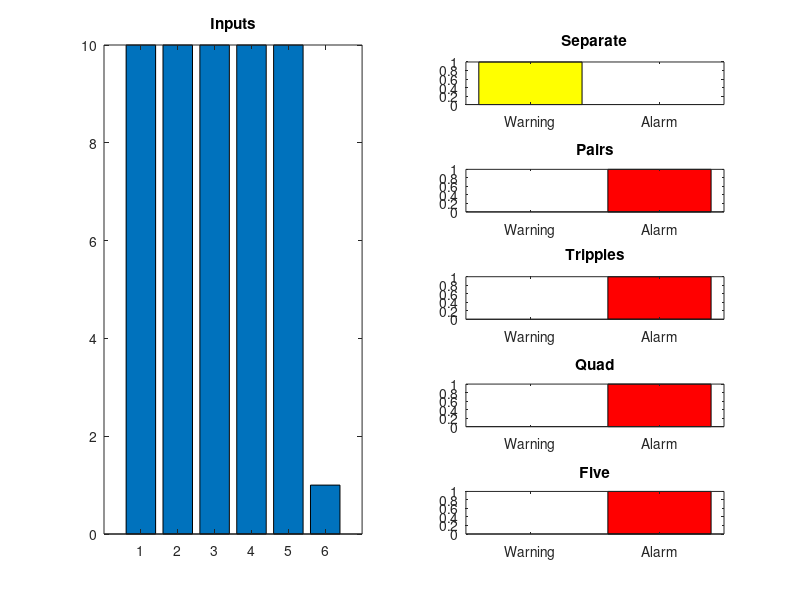

This figure's MATLAB source:
% File: NN_Matrices.m
% Description: Matlab code of Neural Networks Results for Control System of five ultrasonic sensors
% Environment: Matlab
%
% MIT License
% Copyright (c) 2017 Valentyn N Sichkar
% github.com/sichkar-valentyn
%
% Reference to:
% Valentyn N Sichkar. Matlab implementation of Neural Networks Results for Control System of five Ultrasonic sensors // GitHub platform. DOI: 10.5281/zenodo.1317897

close all;

%Creating an Input vector
Inputs = [10 10 10 10 10 1]; 

% -------------- Separate ----------------

%Creating a matrix of weights for the Layer #1
Weights_First_Layer_Separate = [0.11 -0.05 0 0 0 0 0 0 0 0 0.5 -0.11 0 0 0 0 0 0 0 0
    0 0 0.11 -0.05 0 0 0 0 0 0 0 0 0.5 -0.11 0 0 0 0 0 0
    0 0 0 0 0.11 -0.05 0 0 0 0 0 0 0 0 0.5 -0.11 0 0 0 0
    0 0 0 0 0 0 0.11 -0.05 0 0 0 0 0 0 0 0 0.5 -0.11 0 0
    0 0 0 0 0 0 0 0 0.11 -0.05 0 0 0 0 0 0 0 0 0.5 -0.11
    -1 1.05 -1 1.05 -1 1.05 -1 1.05 -1 1.05 -1 1.05 -1 1.05 -1 1.05 -1 1.05 -1 1.05];

%Getting the outputs of the Layer #1
A_Separate = Inputs * Weights_First_Layer_Separate;

%Adding to the outputs of the Layer #1 the second bias
B_Separate = [A_Separate 1];

%Activating the neurons in the Layer #1
for i = 1:1:21
    if B_Separate(i)<0; B_Separate(i)=0;
    end
    if B_Separate(i)>0; B_Separate(i)=1;
    end
end

%Creating a matrix of weights for the inputs of the Hidden Layer
Weights_Hidden_Layer_Separate = [1 0 0 0 0 0 0 0 0 0
    1 0 0 0 0 0 0 0 0 0
    0 1 0 0 0 0 0 0 0 0
    0 1 0 0 0 0 0 0 0 0
    0 0 1 0 0 0 0 0 0 0
    0 0 1 0 0 0 0 0 0 0
    0 0 0 1 0 0 0 0 0 0
    0 0 0 1 0 0 0 0 0 0
    0 0 0 0 1 0 0 0 0 0
    0 0 0 0 1 0 0 0 0 0
    0 0 0 0 0 1 0 0 0 0
    0 0 0 0 0 1 0 0 0 0
    0 0 0 0 0 0 1 0 0 0
    0 0 0 0 0 0 1 0 0 0
    0 0 0 0 0 0 0 1 0 0
    0 0 0 0 0 0 0 1 0 0
    0 0 0 0 0 0 0 0 1 0
    0 0 0 0 0 0 0 0 1 0
    0 0 0 0 0 0 0 0 0 1
    0 0 0 0 0 0 0 0 0 1
    -1.5 -1.5 -1.5 -1.5 -1.5 -1.5 -1.5 -1.5 -1.5 -1.5];

%Getting the outputs of the Hidden Layer
D_Separate = B_Separate * Weights_Hidden_Layer_Separate;

%Adding to the outputs of the Hidden Layer the third bias
H_Separate = [D_Separate 1];

%Activating the neurons in the Hidden Layer
for i = 1:1:11
    if H_Separate(i)<0; H_Separate(i)=0;
    end
    if H_Separate(i)>0; H_Separate(i)=1;
    end
end

%Creating a matrix of weights for the Output Layer
Weights_Output_Layer_Separate = [1 0
    1 0
    1 0
    1 0
    1 0
    0 1
    0 1
    0 1
    0 1
    0 1
    -0.5 -0.5];

%Getting the outputs of the Hidden Layer
Result_Separate = H_Separate * Weights_Output_Layer_Separate;

%Activating the neurons in the Output Layer
Final_Result_Separate = Result_Separate;
for i = 1:1:2
    if Result_Separate(i)<0; Final_Result_Separate(i)=0;
    end
    if Result_Separate(i)>0; Final_Result_Separate(i)=1;
    end
end

% -------------- Pairs ----------------

%Creating a matrix of weights for the Layer #1
Weights_First_Layer_1_Pairs = [0.0476 -0.0285 0 0 0 0 0 0 0 0 0 0 0 0 0 0 0.1 -0.0666 0 0 0 0 0 0 0 0 0 0 0 0 0 0
    0 0 0.0476 -0.0285 0.0476 -0.0285 0 0 0 0 0 0 0 0 0 0 0 0 0.1 -0.0666 0.1 -0.0666 0 0 0 0 0 0 0 0 0 0
    0 0 0 0 0 0 0.0476 -0.0285 0.0476 -0.0285 0 0 0 0 0 0 0 0 0 0 0 0 0.1 -0.0666 0.1 -0.0666 0 0 0 0 0 0
    0 0 0 0 0 0 0 0 0 0 0.0476 -0.0285 0.0476 -0.0285 0 0 0 0 0 0 0 0 0 0 0 0 0.1 -0.0666 0.1 -0.0666 0 0
    0 0 0 0 0 0 0 0 0 0 0 0 0 0 0.0476 -0.0285 0 0 0 0 0 0 0 0 0 0 0 0 0 0 0.1 -0.0666
    -0.96 1.02 -0.96 1.02 -0.96 1.02 -0.96 1.02 -0.96 1.02 -0.96 1.02 -0.96 1.02 -0.96 1.02 -0.91 1.06 -0.91 1.06 -0.91 1.06 -0.91 1.06 -0.91 1.06 -0.91 1.06 -0.91 1.06 -0.91 1.06];

%Getting the outputs of the Layer #1
A_Pairs = Inputs * Weights_First_Layer_1_Pairs;

%Adding to the outputs of the Layer #1 the second bias
B_Pairs = [A_Pairs 1];

%Activating the neurons in the Layer #1
for i = 1:1:33
    if B_Pairs(i)<0; B_Pairs(i)=0;
    end
    if B_Pairs(i)>0; B_Pairs(i)=1;
    end
end

%Creating a matrix of weights for the inputs of the Hidden Layer #1
Weights_Hidden_Layer_Pairs = [1 0 0 0 0 0 0 0 0 0 0 0 0 0 0 0
    1 0 0 0 0 0 0 0 0 0 0 0 0 0 0 0
    0 1 0 0 0 0 0 0 0 0 0 0 0 0 0 0
    0 1 0 0 0 0 0 0 0 0 0 0 0 0 0 0
    0 0 1 0 0 0 0 0 0 0 0 0 0 0 0 0
    0 0 1 0 0 0 0 0 0 0 0 0 0 0 0 0
    0 0 0 1 0 0 0 0 0 0 0 0 0 0 0 0
    0 0 0 1 0 0 0 0 0 0 0 0 0 0 0 0
    0 0 0 0 1 0 0 0 0 0 0 0 0 0 0 0
    0 0 0 0 1 0 0 0 0 0 0 0 0 0 0 0
    0 0 0 0 0 1 0 0 0 0 0 0 0 0 0 0
    0 0 0 0 0 1 0 0 0 0 0 0 0 0 0 0
    0 0 0 0 0 0 1 0 0 0 0 0 0 0 0 0
    0 0 0 0 0 0 1 0 0 0 0 0 0 0 0 0
    0 0 0 0 0 0 0 1 0 0 0 0 0 0 0 0
    0 0 0 0 0 0 0 1 0 0 0 0 0 0 0 0
    0 0 0 0 0 0 0 0 1 0 0 0 0 0 0 0
    0 0 0 0 0 0 0 0 1 0 0 0 0 0 0 0
    0 0 0 0 0 0 0 0 0 1 0 0 0 0 0 0
    0 0 0 0 0 0 0 0 0 1 0 0 0 0 0 0
    0 0 0 0 0 0 0 0 0 0 1 0 0 0 0 0
    0 0 0 0 0 0 0 0 0 0 1 0 0 0 0 0
    0 0 0 0 0 0 0 0 0 0 0 1 0 0 0 0
    0 0 0 0 0 0 0 0 0 0 0 1 0 0 0 0
    0 0 0 0 0 0 0 0 0 0 0 0 1 0 0 0
    0 0 0 0 0 0 0 0 0 0 0 0 1 0 0 0
    0 0 0 0 0 0 0 0 0 0 0 0 0 1 0 0
    0 0 0 0 0 0 0 0 0 0 0 0 0 1 0 0
    0 0 0 0 0 0 0 0 0 0 0 0 0 0 1 0
    0 0 0 0 0 0 0 0 0 0 0 0 0 0 1 0
    0 0 0 0 0 0 0 0 0 0 0 0 0 0 0 1
    0 0 0 0 0 0 0 0 0 0 0 0 0 0 0 1
    -1.5 -1.5 -1.5 -1.5 -1.5 -1.5 -1.5 -1.5 -1.5 -1.5 -1.5 -1.5 -1.5 -1.5 -1.5 -1.5];

%Getting the outputs of the Hidden Layer #1
D_Pairs = B_Pairs * Weights_Hidden_Layer_Pairs;

%Adding to the outputs of the Hidden Layer #1 the third bias
H_Pairs = [D_Pairs 1];

%Activating the neurons in the Hidden Layer #1
for i = 1:1:17
    if H_Pairs(i)<0; H_Pairs(i)=0;
    end
    if H_Pairs(i)>0; H_Pairs(i)=1;
    end
end

%Creating a matrix of weights for the inputs of the Hidden Layer #2
Weights_Hidden_Layer_2_Pairs = [1 0 0 0 0 0 0 0
    1 0 0 0 0 0 0 0
    0 1 0 0 0 0 0 0
    0 1 0 0 0 0 0 0
    0 0 1 0 0 0 0 0
    0 0 1 0 0 0 0 0
    0 0 0 1 0 0 0 0
    0 0 0 1 0 0 0 0
    0 0 0 0 1 0 0 0
    0 0 0 0 1 0 0 0
    0 0 0 0 0 1 0 0
    0 0 0 0 0 1 0 0
    0 0 0 0 0 0 1 0
    0 0 0 0 0 0 1 0
    0 0 0 0 0 0 0 1
    0 0 0 0 0 0 0 1
    -1.5 -1.5 -1.5 -1.5 -1.5 -1.5 -1.5 -1.5];

%Getting the outputs of the Hidden Layer #2
S_Pairs = H_Pairs * Weights_Hidden_Layer_2_Pairs;

%Adding to the outputs of the Hidden Layer #2 the fourth bias
P_Pairs = [S_Pairs 1];

%Activating the neurons in the Hidden Layer #2
for i = 1:1:9
    if P_Pairs(i)<0; P_Pairs(i)=0;
    end
    if P_Pairs(i)>0; P_Pairs(i)=1;
    end
end

%Creating a matrix of weights for the Output Layer
Weights_Output_Layer_Pairs = [1 0
    1 0
    1 0
    1 0
    0 1
    0 1
    0 1
    0 1
    -0.5 -0.5];

%Getting the inputs of the Output Layer
Result_Pairs = P_Pairs * Weights_Output_Layer_Pairs;

%Activating the neurons in the Output Layer
Final_Result_Pairs = Result_Pairs;
for i = 1:1:2
    if Result_Pairs(i)<0; Final_Result_Pairs(i)=0;
    end
    if Result_Pairs(i)>0; Final_Result_Pairs(i)=1;
    end
end

% -------------- Tripples ----------------

%Creating a matrix of weights for the Layer #1
Weights_First_Layer_1_Tripples = [0.0476 -0.0285 0 0 0 0 0 0 0 0 0 0 0.1 -0.0666 0 0 0 0 0 0 0 0 0 0
    0 0 0.0476 -0.0285 0 0 0 0 0 0 0 0 0 0 0.1 -0.0666 0 0 0 0 0 0 0 0
    0 0 0 0 0.0476 -0.0285 0.0476 -0.0285 0 0 0 0 0 0 0 0 0.1 -0.0666 0.1 -0.0666 0 0 0 0
    0 0 0 0 0 0 0 0 0.0476 -0.0285 0 0 0 0 0 0 0 0 0 0 0.1 -0.0666 0 0
    0 0 0 0 0 0 0 0 0 0 0.0476 -0.0285 0 0 0 0 0 0 0 0 0 0 0.1 -0.0666
    -0.96 1.02 -0.96 1.02 -0.96 1.02 -0.96 1.02 -0.96 1.02 -0.96 1.02 -0.91 1.06 -0.91 1.06 -0.91 1.06 -0.91 1.06 -0.91 1.06 -0.91 1.06];

%Getting the outputs of the Layer #1
A_Tripples = Inputs * Weights_First_Layer_1_Tripples;

%Adding to the outputs of the Layer #1 the second bias
B_Tripples = [A_Tripples 1];

%Activating the neurons in the Layer #1
for i = 1:1:25
    if B_Tripples(i)<0; B_Tripples(i)=0;
    end
    if B_Tripples(i)>0; B_Tripples(i)=1;
    end
end

%Creating a matrix of weights for the inputs of the Hidden Layer #1
Weights_Hidden_Layer_Tripples = [1 0 0 0 0 0 0 0 0 0 0 0
    1 0 0 0 0 0 0 0 0 0 0 0
    0 1 0 0 0 0 0 0 0 0 0 0
    0 1 0 0 0 0 0 0 0 0 0 0
    0 0 1 0 0 0 0 0 0 0 0 0
    0 0 1 0 0 0 0 0 0 0 0 0
    0 0 0 1 0 0 0 0 0 0 0 0
    0 0 0 1 0 0 0 0 0 0 0 0
    0 0 0 0 1 0 0 0 0 0 0 0
    0 0 0 0 1 0 0 0 0 0 0 0 
    0 0 0 0 0 1 0 0 0 0 0 0
    0 0 0 0 0 1 0 0 0 0 0 0
    0 0 0 0 0 0 1 0 0 0 0 0
    0 0 0 0 0 0 1 0 0 0 0 0
    0 0 0 0 0 0 0 1 0 0 0 0
    0 0 0 0 0 0 0 1 0 0 0 0
    0 0 0 0 0 0 0 0 1 0 0 0
    0 0 0 0 0 0 0 0 1 0 0 0
    0 0 0 0 0 0 0 0 0 1 0 0
    0 0 0 0 0 0 0 0 0 1 0 0
    0 0 0 0 0 0 0 0 0 0 1 0
    0 0 0 0 0 0 0 0 0 0 1 0
    0 0 0 0 0 0 0 0 0 0 0 1
    0 0 0 0 0 0 0 0 0 0 0 1
    -1.5 -1.5 -1.5 -1.5 -1.5 -1.5 -1.5 -1.5 -1.5 -1.5 -1.5 -1.5];

%Getting the outputs of the Hidden Layer #1
D_Tripples = B_Tripples * Weights_Hidden_Layer_Tripples;

%Adding to the outputs of the Hidden Layer #1 the third bias
H_Tripples = [D_Tripples 1];

%Activating the neurons in the Hidden Layer #1
for i = 1:1:13
    if H_Tripples(i)<0; H_Tripples(i)=0;
    end
    if H_Tripples(i)>0; H_Tripples(i)=1;
    end
end

%Creating a matrix of weights for the inputs of the Hidden Layer #2
Weights_Hidden_Layer_2_Tripples = [1 0 0 0
    1 0 0 0
    1 0 0 0
    0 1 0 0
    0 1 0 0
    0 1 0 0
    0 0 1 0
    0 0 1 0
    0 0 1 0
    0 0 0 1
    0 0 0 1
    0 0 0 1
    -2.5 -2.5 -2.5 -2.5];

%Getting the outputs of the Hidden Layer #2
S_Tripples = H_Tripples * Weights_Hidden_Layer_2_Tripples;

%Adding to the outputs of the Hidden Layer #2 the fourth bias
P_Tripples = [S_Tripples 1];

%Activating the neurons in the Hidden Layer #2
for i = 1:1:5
    if P_Tripples(i)<0; P_Tripples(i)=0;
    end
    if P_Tripples(i)>0; P_Tripples(i)=1;
    end
end

%Creating a matrix of weights for the Output Layer
Weights_Output_Layer_Tripples = [1 0
    1 0
    0 1
    0 1
    -0.5 -0.5];

%Getting the inputs of the Output Layer
Result_Tripples = P_Tripples * Weights_Output_Layer_Tripples;

%Activating the neurons in the Output Layer
Final_Result_Tripples = Result_Tripples;
for i = 1:1:2
    if Result_Tripples(i)<0; Final_Result_Tripples(i)=0;
    end
    if Result_Tripples(i)>0; Final_Result_Tripples(i)=1;
    end
end

% -------------- Quad ----------------

%Creating a matrix of weights for the Layer #1
Weights_First_Layer_1_Quad = [0.0476 -0.0285 0 0 0 0 0 0 0.1 -0.0666 0 0 0 0 0 0
    0 0 0.0476 -0.0285 0 0 0 0 0 0 0.1 -0.0666 0 0 0 0
    0 0 0 0 0.0476 -0.0285 0 0 0 0 0 0 0.1 -0.0666 0 0
    0 0 0 0 0 0 0.0476 -0.0285 0 0 0 0 0 0 0.1 -0.0666
    0 0 0 0 0 0 0 0 0 0 0 0 0 0 0 0
    -0.96 1.02 -0.96 1.02 -0.96 1.02 -0.96 1.02 -0.91 1.06 -0.91 1.06 -0.91 1.06 -0.91 1.06];

%Getting the outputs of the Layer #1
A_Quad = Inputs * Weights_First_Layer_1_Quad;

%Adding to the outputs of the Layer #1 the second bias
B_Quad = [A_Quad 1];

%Activating the neurons in the Layer #1
for i = 1:1:17
    if B_Quad(i)<0; B_Quad(i)=0;
    end
    if B_Quad(i)>0; B_Quad(i)=1;
    end
end

%Creating a matrix of weights for the inputs of the Hidden Layer #1
Weights_Hidden_Layer_Quad = [1 0 0 0 0 0 0 0
    1 0 0 0 0 0 0 0
    0 1 0 0 0 0 0 0
    0 1 0 0 0 0 0 0
    0 0 1 0 0 0 0 0
    0 0 1 0 0 0 0 0
    0 0 0 1 0 0 0 0
    0 0 0 1 0 0 0 0
    0 0 0 0 1 0 0 0
    0 0 0 0 1 0 0 0
    0 0 0 0 0 1 0 0
    0 0 0 0 0 1 0 0
    0 0 0 0 0 0 1 0
    0 0 0 0 0 0 1 0
    0 0 0 0 0 0 0 1
    0 0 0 0 0 0 0 1
    -1.5 -1.5 -1.5 -1.5 -1.5 -1.5 -1.5 -1.5];

%Getting the outputs of the Hidden Layer #1
D_Quad = B_Quad * Weights_Hidden_Layer_Quad;

%Adding to the outputs of the Hidden Layer #1 the third bias
H_Quad = [D_Quad 1];

%Activating the neurons in the Hidden Layer #1
for i = 1:1:9
    if H_Quad(i)<0; H_Quad(i)=0;
    end
    if H_Quad(i)>0; H_Quad(i)=1;
    end
end

%Creating a matrix of weights for the inputs of the Hidden Layer #2
Weights_Hidden_Layer_2_Quad = [1 0
    1 0
    1 0
    1 0
    0 1
    0 1
    0 1
    0 1
    -3.5 -3.5];

%Getting the outputs of the Hidden Layer #2
S_Quad = H_Quad * Weights_Hidden_Layer_2_Quad;

%Adding to the outputs of the Hidden Layer #2 the fourth bias
P_Quad = [S_Quad 1];

%Activating the neurons in the Hidden Layer #2
for i = 1:1:3
    if P_Quad(i)<0; P_Quad(i)=0;
    end
    if P_Quad(i)>0; P_Quad(i)=1;
    end
end

%Creating a matrix of weights for the Output Layer
Weights_Output_Layer_Quad = [1 0
    0 1
    -0.5 -0.5];

%Getting the inputs of the Output Layer
Result_Quad = P_Quad * Weights_Output_Layer_Quad;

%Activating the neurons in the Output Layer
Final_Result_Quad = Result_Quad;
for i = 1:1:2
    if Result_Quad(i)<0; Final_Result_Quad(i)=0;
    end
    if Result_Quad(i)>0; Final_Result_Quad(i)=1;
    end
end

% -------------- Five ----------------

%Creating a matrix of weights for the Layer #1
Weights_First_Layer_1_Five = [0.0476 -0.0285 0 0 0 0 0 0 0 0 0.1 -0.0666 0 0 0 0 0 0 0 0
    0 0 0.0476 -0.0285 0 0 0 0 0 0 0 0 0.1 -0.0666 0 0 0 0 0 0
    0 0 0 0 0.0476 -0.0285 0 0 0 0 0 0 0 0 0.1 -0.0666 0 0 0 0
    0 0 0 0 0 0 0.0476 -0.0285 0 0 0 0 0 0 0 0 0.1 -0.0666 0 0
    0 0 0 0 0 0 0 0 0.0476 -0.0285 0 0 0 0 0 0 0 0 0.1 -0.0666
    -0.96 1.02 -0.96 1.02 -0.96 1.02 -0.96 1.02 -0.96 1.02 -0.91 1.06 -0.91 1.06 -0.91 1.06 -0.91 1.06 -0.91 1.06];

%Getting the outputs of the Layer #1
A_Five = Inputs * Weights_First_Layer_1_Five;

%Adding to the outputs of the Layer #1 the second bias
B_Five = [A_Five 1];

%Activating the neurons in the Layer #1
for i = 1:1:21
    if B_Five(i)<0; B_Five(i)=0;
    end
    if B_Five(i)>0; B_Five(i)=1;
    end
end

%Creating a matrix of weights for the inputs of the Hidden Layer #1
Weights_Hidden_Layer_Five = [1 0 0 0 0 0 0 0 0 0
    1 0 0 0 0 0 0 0 0 0
    0 1 0 0 0 0 0 0 0 0
    0 1 0 0 0 0 0 0 0 0
    0 0 1 0 0 0 0 0 0 0
    0 0 1 0 0 0 0 0 0 0
    0 0 0 1 0 0 0 0 0 0
    0 0 0 1 0 0 0 0 0 0
    0 0 0 0 1 0 0 0 0 0
    0 0 0 0 1 0 0 0 0 0
    0 0 0 0 0 1 0 0 0 0
    0 0 0 0 0 1 0 0 0 0
    0 0 0 0 0 0 1 0 0 0
    0 0 0 0 0 0 1 0 0 0
    0 0 0 0 0 0 0 1 0 0
    0 0 0 0 0 0 0 1 0 0
    0 0 0 0 0 0 0 0 1 0
    0 0 0 0 0 0 0 0 1 0
    0 0 0 0 0 0 0 0 0 1
    0 0 0 0 0 0 0 0 0 1
    -1.5 -1.5 -1.5 -1.5 -1.5 -1.5 -1.5 -1.5 -1.5 -1.5];

%Getting the outputs of the Hidden Layer #1
D_Five = B_Five * Weights_Hidden_Layer_Five;

%Adding to the outputs of the Hidden Layer #1 the third bias
H_Five = [D_Five 1];

%Activating the neurons in the Hidden Layer #1
for i = 1:1:11
    if H_Five(i)<0; H_Five(i)=0;
    end
    if H_Five(i)>0; H_Five(i)=1;
    end
end

%Creating a matrix of weights for the inputs of the Hidden Layer #2
Weights_Hidden_Layer_2_Five = [1 0
    1 0
    1 0
    1 0
    1 0
    0 1
    0 1
    0 1
    0 1
    0 1
    -4.5 -4.5];

%Getting the outputs of the Hidden Layer #2
S_Five = H_Five * Weights_Hidden_Layer_2_Five;

%Adding to the outputs of the Hidden Layer #2 the fourth bias
P_Five = [S_Five 1];

%Activating the neurons in the Hidden Layer #2
for i = 1:1:3
    if P_Five(i)<0; P_Five(i)=0;
    end
    if P_Five(i)>0; P_Five(i)=1;
    end
end

%Creating a matrix of weights for the Output Layer
Weights_Output_Layer_Five = [1 0
    0 1
    -0.5 -0.5];

%Getting the inputs of the Output Layer
Result_Five = P_Five * Weights_Output_Layer_Five;

%Activating the neurons in the Output Layer
Final_Result_Five = Result_Five;
for i = 1:1:2
    if Result_Five(i)<0; Final_Result_Five(i)=0;
    end
    if Result_Five(i)>0; Final_Result_Five(i)=1;
    end
end


figure(1);
subplot(5,2,[1,3,5,7,9]), bar(Inputs), title('Inputs');
subplot(5,2,2), if Final_Result_Separate(2)==1; bar(Final_Result_Separate,'r'); set(gca,'xticklabel',{'Warning','Alarm'}); end, if Final_Result_Separate(1)==1; bar(Final_Result_Separate,'y'); set(gca,'xticklabel',{'Warning','Alarm'}); end, if Final_Result_Separate(1)==0; if Final_Result_Separate(2)==0; bar(1,'g'); set(gca,'xticklabel',{' '}); end, end, title('Separate');
subplot(5,2,4), if Final_Result_Pairs(2)==1; bar(Final_Result_Pairs,'r'); set(gca,'xticklabel',{'Warning','Alarm'}); end, if Final_Result_Pairs(1)==1; bar(Final_Result_Pairs,'y'); set(gca,'xticklabel',{'Warning','Alarm'}); end, if Final_Result_Pairs(1)==0; if Final_Result_Pairs(2)==0; bar(1,'g'); set(gca,'xticklabel',{' '}); end, end, title('Pairs');
subplot(5,2,6), if Final_Result_Tripples(2)==1; bar(Final_Result_Tripples,'r'); set(gca,'xticklabel',{'Warning','Alarm'}); end, if Final_Result_Tripples(1)==1; bar(Final_Result_Tripples,'y'); set(gca,'xticklabel',{'Warning','Alarm'}); end, if Final_Result_Tripples(1)==0; if Final_Result_Tripples(2)==0; bar(1,'g'); set(gca,'xticklabel',{' '}); end, end, title('Tripples');
subplot(5,2,8), if Final_Result_Quad(2)==1; bar(Final_Result_Quad,'r'); set(gca,'xticklabel',{'Warning','Alarm'}); end, if Final_Result_Quad(1)==1; bar(Final_Result_Quad,'y'); set(gca,'xticklabel',{'Warning','Alarm'}); end, if Final_Result_Quad(1)==0; if Final_Result_Quad(2)==0; bar(1,'g'); set(gca,'xticklabel',{' '}); end, end, title('Quad');
subplot(5,2,10), if Final_Result_Five(2)==1; bar(Final_Result_Five,'r'); set(gca,'xticklabel',{'Warning','Alarm'}); end, if Final_Result_Five(1)==1; bar(Final_Result_Five,'y'); set(gca,'xticklabel',{'Warning','Alarm'}); end, if Final_Result_Five(1)==0; if Final_Result_Five(2)==0; bar(1,'g'); set(gca,'xticklabel',{' '}); end, end, title('Five');
